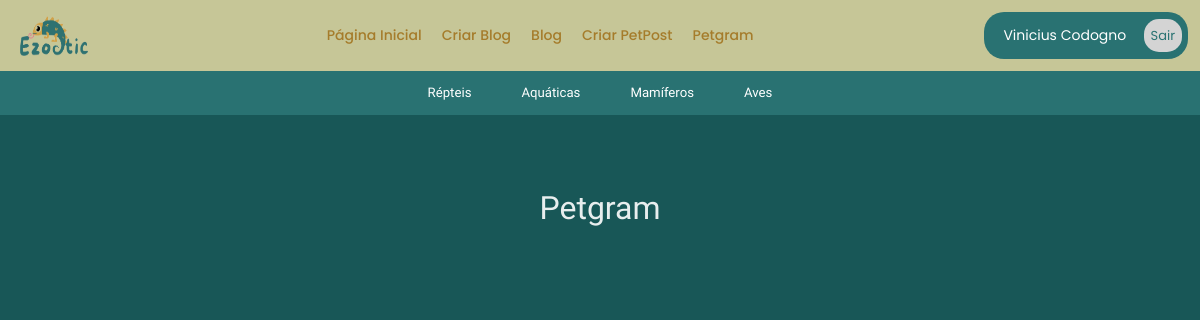
The page /aquaticos/petgram/ (signed in) on the database as committed earlier.
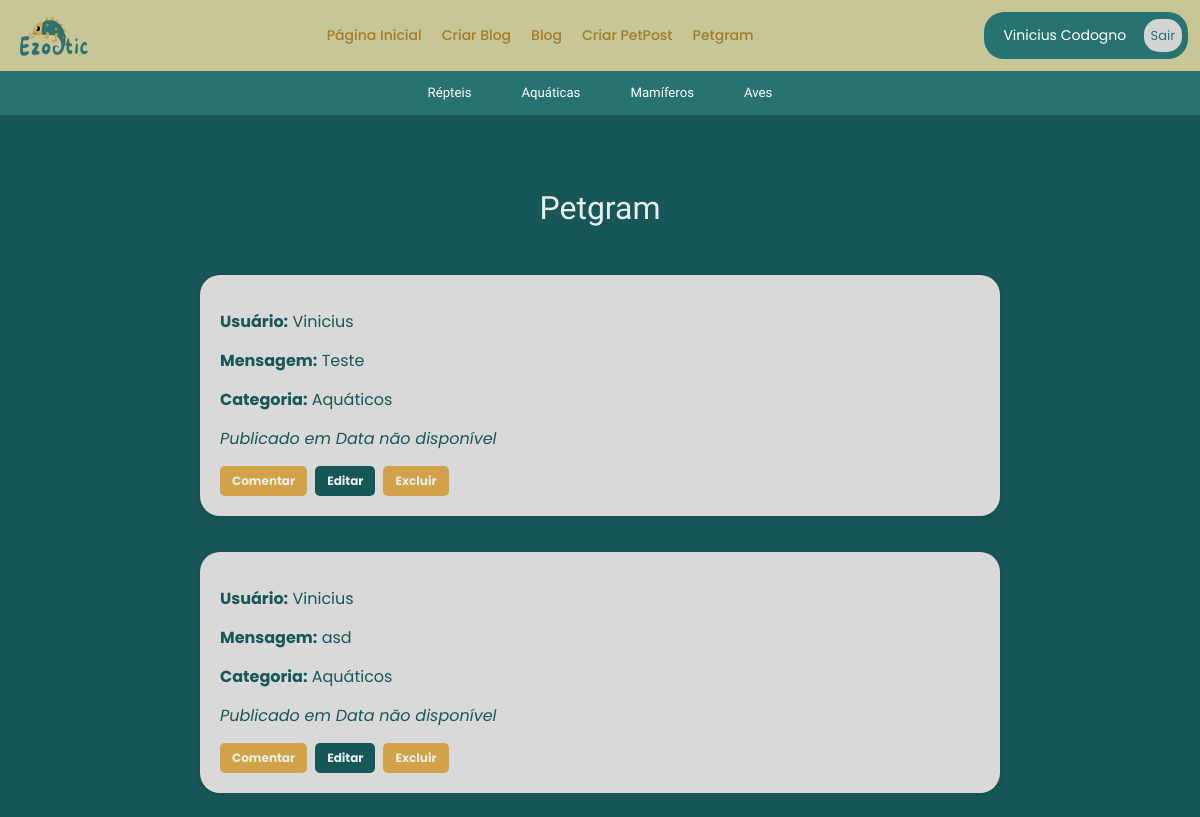
The same page on the database as committed later.
### app/models.py (models this page shows, shortened)
class Petgram(db.Model):
    id = db.Column(db.Integer, primary_key=True)
    mensagem = db.Column(db.Text, nullable=False)
    user_id = db.Column(db.Integer, db.ForeignKey('user.id'), nullable=False)
    comentarios = db.relationship('ComentarioPetgram', backref='petgram', lazy=True)
    imagem = db.Column(db.String, nullable=True)
    categoria_petgram = db.Column(db.String(50), nullable=True)
    data_criacao = db.Column(db.DateTime, default=datetime.utcnow)

class User(db.Model, UserMixin):
    id = db.Column(db.Integer, primary_key=True)
    nome = db.Column(db.String, nullable=True)
    sobrenome = db.Column(db.String, nullable=True)
    email = db.Column(db.String, nullable=True)
    senha = db.Column(db.String, nullable=True)
    posts = db.relationship('Post', backref='user', lazy=True)
    petgrams = db.relationship('Petgram', backref='user', lazy=True)
    comentarios_petgram = db.relationship('ComentarioPetgram', backref='user', lazy=True)

### app/views.py (the view)
@app.route('/aquaticos/petgram/')
def aquaticos_petgram():
    petgrams = Petgram.query.filter_by(categoria_petgram='Aquáticos').all()
    return render_template('petgram/petgram_aquaticos.html', petgrams=petgrams)

### app/models.py (called while the page is built)
@login_manager.user_loader
def load_user(user_id):
    return User.query.get(user_id)

### app/templates/petgram/petgram_aquaticos.html (shortened to what this page needs)
{% extends 'base.html' %}
{% block content %}
{% include 'nave/nave.html' %}
{% include 'nave/nave_petgram.html' %}
    <div class="container">
        <div class="row mt-4">
            <h2 class="ultimas-postagens w-100 text-center">Petgram</h2>
            <div class="col-12">
                <table class="table">
                    <tbody>
                        {% for linha in petgrams %}
                        <tr>
                            <td colspan="4">
                                <div class="post-estrutura">
                                    <p><strong>Usuário:</strong> {{ linha.user.nome }}</p>
                                    <p><strong>Mensagem:</strong> {{ linha.mensagem }}</p>
                                    <p><strong>Categoria:</strong> {{ linha.categoria_petgram }}</p>
                                    <p><em>Publicado em
                                        {{ linha.data_criacao.strftime('%d/%m/%Y %H:%M') if linha.data_criacao else "Data não disponível" }}
                                    </em></p>
                                    <div class="d-flex align-items-center">
                                        <button class="btn btn-comentar btn-sm me-2" data-bs-toggle="modal" data-bs-target="#comentariosModal{{ linha.id }}">
                                           Comentar
                                        </button>
                                        <a href="{{ url_for('editar_petgram', petgram_id=linha.id) }}" class="btn btn-editar btn-sm me-2">Editar</a>
                                        <form action="{{ url_for('excluir_petgram', petgram_id=linha.id) }}" method="POST" style="display:inline;">
                                            <button type="submit" class="btn btn-excluir btn-sm">Excluir</button>
                                        </form>
                                    </div>
                                </div>
                            </td>
                        </tr>
                        {% endfor %}
                    </tbody>
                </table>
            </div>
        </div>
    </div>
{% endblock %}

Rows that differ between the two databases and show on the page:
now on this page (row edited): Petgram: user.nome "Vinicius", mensagem "Teste", categoria_petgram "Aquáticos", data_criacao "Data não disponível"
added Petgram: user.nome "Vinicius", mensagem "asd", categoria_petgram "Aquáticos", data_criacao "Data não disponível"
